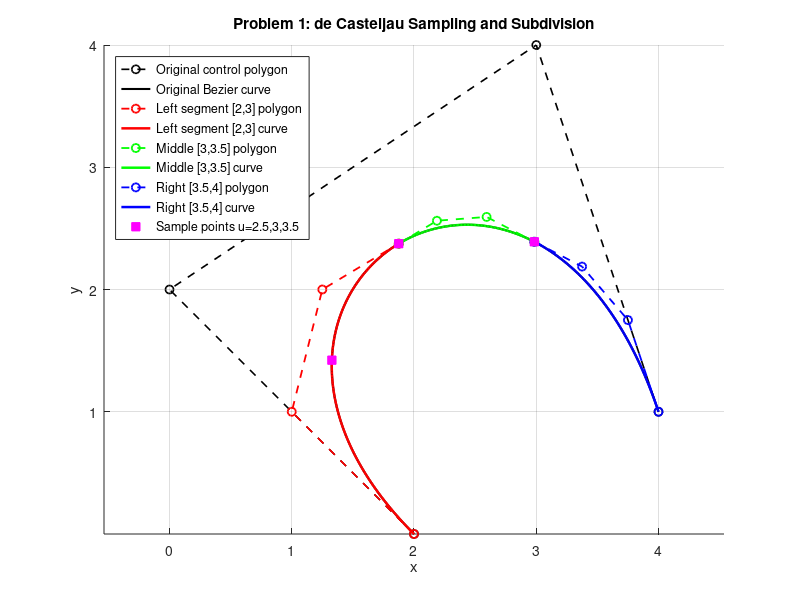

Here is the MATLAB script that generated this plot:
%% Assignment 6 - Problem 1
% ------------------------------------------------------------
% Goal:
% (1) Use de Casteljau algorithm to evaluate sample points at u={2.5,3,3.5}
% (2) Subdivide the cubic Bezier curve at u=3 and u=3.5, and plot
%     all corresponding control polygons and curve segments
% ------------------------------------------------------------

clear; clc; close all;

%% --- Bézier control points from Problem 1(1)
% These are derived analytically for interval [2,4]
P = [2 0; 0 2; 3 4; 4 1];  % [x y]
a = 2; b = 4;               % parameter interval

%% --- Helper: de Casteljau evaluation
function Q = deCasteljau(P, t)
    n = size(P,1);
    for r = 1:n-1
        for i = 1:n-r
            P(i,:) = (1-t)*P(i,:) + t*P(i+1,:);
        end
    end
    Q = P(1,:);
end

%% --- Helper: subdivision (returns left/right control polygons)
function [left,right] = subdivide(P,t)
    n = size(P,1);
    tmp = P;
    left = zeros(n,2); right = zeros(n,2);
    left(1,:) = tmp(1,:);
    right(n,:) = tmp(n,:);
    for r = 1:n-1
        for i = 1:n-r
            tmp(i,:) = (1-t)*tmp(i,:) + t*tmp(i+1,:);
        end
        left(r+1,:) = tmp(1,:);
        right(n-r,:) = tmp(n-r,:);
    end
end

%% --- (2) Evaluate sample points at u = {2.5, 3, 3.5}
u = [2.5, 3.0, 3.5];
t = (u - a) / (b - a);   % map u to [0,1]

Q = zeros(length(t),2);
for k = 1:length(t)
    Q(k,:) = deCasteljau(P, t(k));
end
disp('Sample points [x y] at u={2.5,3,3.5}:');
disp(Q);

%% --- (3) Subdivide curve at u=3 and u=3.5
t1 = (3 - a)/(b - a);    % 0.5
t2 = (3.5 - a)/(b - a);  % 0.75

% First subdivision at u=3
[L1, R1] = subdivide(P, t1);

% Subdivide right half at u=3.5 (local t=0.5 within [3,4])
[L2, R2] = subdivide(R1, 0.5);

%% --- Draw everything
figure; hold on; axis equal; grid on;
title('Problem 1: de Casteljau Sampling and Subdivision');
xlabel('x'); ylabel('y');

% --- Plot full original Bezier curve
tt = linspace(0,1,200);
curve = zeros(length(tt),2);
for k = 1:length(tt)
    curve(k,:) = deCasteljau(P, tt(k));
end
plot(P(:,1),P(:,2),'k--o','LineWidth',1.2,'DisplayName','Original control polygon');
plot(curve(:,1),curve(:,2),'k','LineWidth',1.5,'DisplayName','Original Bezier curve');

% --- Plot subdivision polygons and curves
colors = {'r','g','b'};
segments = {L1,L2,R2};
labels = {'Left segment [2,3]','Middle [3,3.5]','Right [3.5,4]'};

for k = 1:3
    % control polygon
    plot(segments{k}(:,1),segments{k}(:,2),[colors{k} 'o--'],'LineWidth',1.3,'DisplayName',[labels{k} ' polygon']);
    % curve
    tt = linspace(0,1,100);
    subCurve = zeros(length(tt),2);
    for i = 1:length(tt)
        subCurve(i,:) = deCasteljau(segments{k}, tt(i));
    end
    plot(subCurve(:,1),subCurve(:,2),colors{k},'LineWidth',1.8,'DisplayName',[labels{k} ' curve']);
end

% --- Plot sample points from part (2)
plot(Q(:,1),Q(:,2),'ms','MarkerFaceColor','m','DisplayName','Sample points u={2.5,3,3.5}');

legend('Location','northwest');
